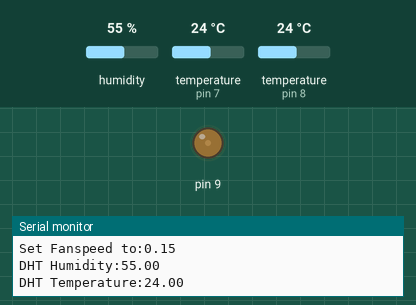
Bench run of a sketch on a simulated Arduino Uno, built with avr-gcc and run on an emulated ATmega328P. Parts: output pins drawn as LEDs (lit = HIGH), the last lines printed to the serial monitor. Wiring (inferred from the names in the program): DHT11 sensor: data pin 8. The test bench sets the inputs (shaded band); at power-on: temperature (sensors on pin 7, pin 8) 24 °C, humidity 55 %. Pins used as bus, display or sensor lines are not drawn.

Above: at 1.2 s.
1.3 s: temperature (sensor on pin 7) set to 28 °C
At 5.5 s:
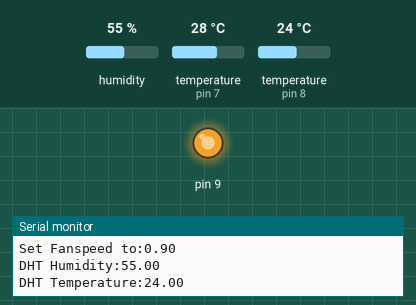
5.6 s: temperature (sensor on pin 7) set to 27 °C
At 9.8 s:
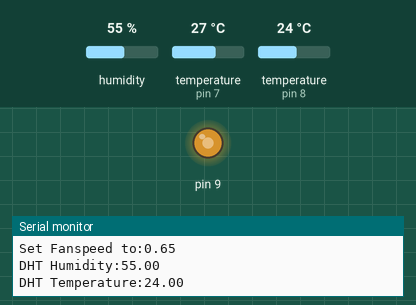
9.9 s: temperature (sensor on pin 7) set to 25 °C
At 11.3 s:
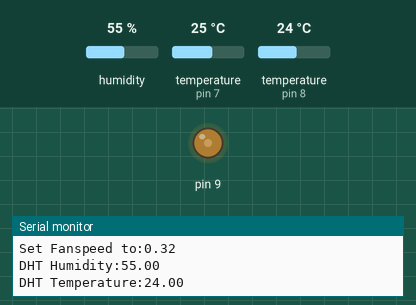
13.0 s: temperature (sensor on pin 7) set to 33 °C
At 15.6 s:
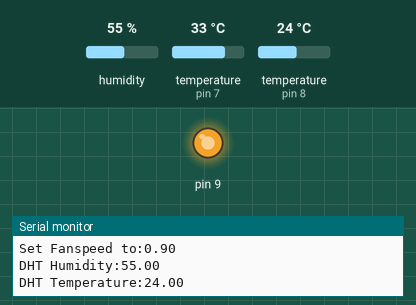
16.1 s: temperature (sensor on pin 7) set to 12 °C
At 18.4 s:
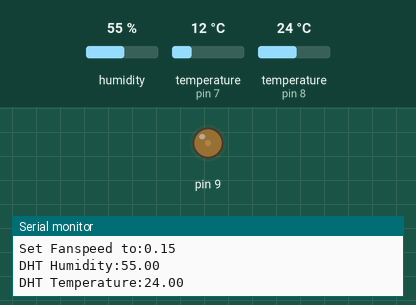
Timing chart, 0 to 19.9 s (numbered marks = the images above; inputs shaded):
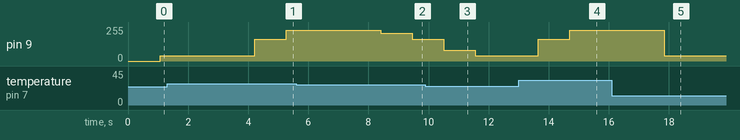

Measured:
- the behaviour switches between 28 and 27 °C on temperature (sensor on pin 7) (found by bisection; images 1 and 2)
- after the input at 1.3 s, pin 9: 38/255 → 165/255 after 2.9 s, → 229/255 1.0 s later
- after the input at 5.6 s, pin 9: 229/255 → 207/255 after 2.8 s, → 165/255 1.0 s later
- after the input at 9.9 s, pin 9: 165/255 → 82/255 after 0.61 s, → 38/255 1.0 s later
- after the input at 13.0 s, pin 9: 38/255 → 165/255 after 0.65 s, → 229/255 1.0 s later
- after the input at 16.1 s, pin 9: 229/255 → 38/255 after 1.7 s

The sketch:

FanControllerOffline.ino
```cpp
#include <OneWire.h>


OneWire  ds(7);  // on pin 10 (a 4.7K resistor is necessary)
#include <dht.h>
dht DHT;
#define DHT11_PIN 8
float values[3];
int counter = 0;
#define UPPERTHRESHOLD 80
#define LOWERTHRESHOLD 15
#define TEMPERATURETHRESHOLD 26
float nfspd = LOWERTHRESHOLD/100;
float ow[4];


void setup(void)
{
  analogWrite(9,nfspd*255);
  Serial.begin(115200);
  checkDHT();
}

void loop(void)
{
    readDHT();
    readOW();
    setFanSpeed();
}

int checkDHT()
{
  // READ DATA
  Serial.print("DHT11, \t");
  int chk = DHT.read11(DHT11_PIN);
  switch (chk)
  {
    case DHTLIB_OK:
    Serial.print("OK,\t");
    break;
    case DHTLIB_ERROR_CHECKSUM:
    Serial.print("Checksum error,\t");
    break;
    case DHTLIB_ERROR_TIMEOUT:
    Serial.print("Time out error,\t");
    break;
    case DHTLIB_ERROR_CONNECT:
        Serial.print("Connect error,\t");
        break;
    case DHTLIB_ERROR_ACK_L:
        Serial.print("Ack Low error,\t");
        break;
    case DHTLIB_ERROR_ACK_H:
        Serial.print("Ack High error,\t");
        break;
    default:
    Serial.print("Unknown error,\t");
    break;
  }
}
int readDHT() {
  DHT.read11(DHT11_PIN);
  values[0] = DHT.humidity;
  values[1] = DHT.temperature;
  Serial.print("DHT Humidity:");
  Serial.println(DHT.humidity);
  Serial.print("DHT Temperature:");
  Serial.println(DHT.temperature);
}
void readOW() {
  byte i;
  byte present = 0;
  byte type_s;
  byte data[12];
  byte addr[8];
  float celsius, fahrenheit;

  /*if ( !ds.search(addr)) {
    Serial.println("No more addresses.");
    Serial.println();
    ds.reset_search();
    delay(250);
    return;
  }*/
  ds.search(addr);
  type_s = 0;


  ds.reset();
  ds.select(addr);
  ds.write(0x44, 1);        // start conversion, with parasite power on at the end

  delay(1000);

  present = ds.reset();
  ds.select(addr);
  ds.write(0xBE);         // Read Scratchpad

  for ( i = 0; i < 9; i++) {           // we need 9 bytes
    data[i] = ds.read();
  }

  // Convert the data to actual temperature
  // because the result is a 16 bit signed integer, it should
  // be stored to an "int16_t" type, which is always 16 bits
  // even when compiled on a 32 bit processor.
  int16_t raw = (data[1] << 8) | data[0];
  if (type_s) {
    raw = raw << 3; // 9 bit resolution default
    if (data[7] == 0x10) {
      // "count remain" gives full 12 bit resolution
      raw = (raw & 0xFFF0) + 12 - data[6];
    }
  } else {
    byte cfg = (data[4] & 0x60);
    // at lower res, the low bits are undefined, so let's zero them
    if (cfg == 0x00) raw = raw & ~7;  // 9 bit resolution, 93.75 ms
    else if (cfg == 0x20) raw = raw & ~3; // 10 bit res, 187.5 ms
    else if (cfg == 0x40) raw = raw & ~1; // 11 bit res, 375 ms
    //// default is 12 bit resolution, 750 ms conversion time
  }
  values[2] = (float)raw / 16.0;

  ow[0] = ow[1];
  ow[1] = ow[2];
  ow[2] = ow[3];
  ow[3] = values[2];
  values[2] = 0;
    for(int i = 0; i < 4;i++) {
    values[2]+=ow[i];
  }
  values[2]/=4;
  Serial.print("OW Temperature");
  Serial.println(values[2]);
  Serial.println("(Avaraged over last 4 measurments)");

}

void setFanSpeed() {
  if(values[2] <= TEMPERATURETHRESHOLD) {
    nfspd = 0.01 * LOWERTHRESHOLD;
    Serial.println("Lower Threshold Set");
  } else {
    nfspd = max(0.01 * (UPPERTHRESHOLD - LOWERTHRESHOLD) * (values[2] - TEMPERATURETHRESHOLD), 0.01*LOWERTHRESHOLD);
    Serial.println("Fan Speed Set according to algorithm");
  }
  nfspd = max(0.15,min(nfspd,0.9));
  Serial.print("Set Fanspeed to:");
  Serial.println(nfspd);
  analogWrite(9,nfspd*255);
}
```
